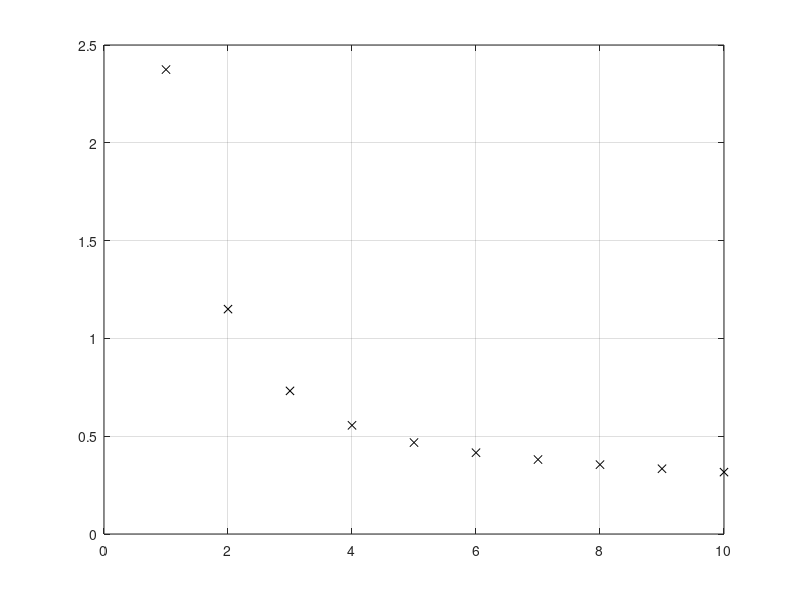

Recreate this plot in MATLAB. (Note: this script raises an error after producing the figure.)
clear;clc;
data = {[1,2.3743],[2,1.1497],[3,0.7317],[4,0.5556],[5,0.4675],[6,0.4157],[7,0.3807],[8,0.3546],[9,0.3337],[10,0.3164]};
X = [];Y = [];
for i = 1:length(data)    
    X = [X,data{i}(1)];
    Y = [Y,data{i}(2)];
end
plot(X,Y,'kx');
hold on
grid on
t = 1:10;

x0 = [1 1 1 1];
plot(t,fun3(x0,t,Y)+Y,'bo')
lb = 0*ones(1,length(x0));
ub = 10*ones(1,length(x0));
x = lsqnonlin(@(x)fun3(x,t,Y),x0,lb,ub);
plot(t,fun3(x,t,Y)+Y,'ro')
legend('Data','Approximation function (initial)',...
    'Approximation function (optimized)')
disp(['a=',num2str(x(1)),'  b=',num2str(x(2)),...
    '  c=',num2str(x(3)),'  d=',num2str(x(4))])